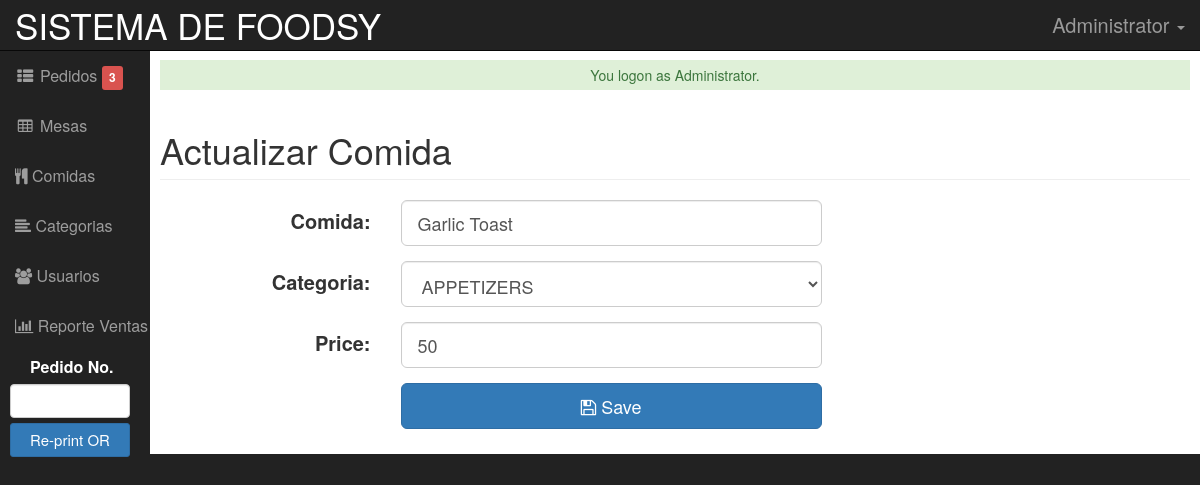
/admin/meals/index.php?view=edit&id=2017-M-011 (signed in), run on the app's committed database.
### tables this page shows
CREATE TABLE IF NOT EXISTS `tbltitle` (
  `TItleID` int(11) NOT NULL AUTO_INCREMENT,
  `Title` text NOT NULL,
  `Subtitle` text NOT NULL,
  PRIMARY KEY (`TItleID`)
);

CREATE TABLE IF NOT EXISTS `tblmeals` (
  `MEALID` varchar(30) NOT NULL,
  `MEALS` varchar(255) NOT NULL,
  `CATEGORIES` varchar(90) NOT NULL,
  `PRICE` double NOT NULL,
  `CATEGORYID` int(11) NOT NULL,
  `MEALPHOTO` varchar(90) NOT NULL,
  PRIMARY KEY (`MEALID`)
);

CREATE TABLE IF NOT EXISTS `tblcategory` (
  `CATEGORYID` int(11) NOT NULL AUTO_INCREMENT,
  `CATEGORY` varchar(90) NOT NULL,
  PRIMARY KEY (`CATEGORYID`)
);

### admin/meals/index.php (called while the page is built, shortened)
<?php
require_once("../../include/initialize.php");
require_once ("../theme/templates.php");
?>

### include/database.php (called while the page is built, shortened)
<?php
class Database {
	var $sql_string = '';
	private $conn;
	public function open_connection() {
		$this->conn = mysqli_connect(server,user,pass);
		if(!$this->conn){
			echo "Problem in database connection! Contact administrator!";
			exit();
		}else{
			$db_select = mysqli_select_db($this->conn,database_name);
		}
	}
	function setQuery($sql='') {
		$this->sql_string=$sql;
	}
	function executeQuery() {
		$result = mysqli_query($this->conn,$this->sql_string);
		return $result;
	}
	private function confirm_query($result) {
		return $result;
	}
	function loadSingleResult() {
		$cur = $this->executeQuery();
		while ($row = mysqli_fetch_object($cur)) {
		return $data = $row;
		}
	}
	public function num_rows($result_set) {
		return mysqli_num_rows($result_set);
	}
}
$mydb = new Database();
?>

### include/function.php (called while the page is built, shortened)
<?php
function currentpage(){
		$this_page = $_SERVER['SCRIPT_NAME'];
	    $bits = explode('/',$this_page);
		return $bits[3];
	}
?>

### include/meal.php (called while the page is built, shortened)
<?php
require_once(LIB_PATH.DS.'database.php');
class Meal {
	protected static  $tblname = "tblmeals";
	function single_meal($id=""){
			global $mydb;
			$mydb->setQuery("SELECT * FROM ".self::$tblname."
				Where MEALID= '{$id}' LIMIT 1");
			$cur = $mydb->loadSingleResult();
			return $cur;
	}
}
?>

### include/categories.php (called while the page is built, shortened)
<?php
require_once(LIB_PATH.DS.'database.php');
class Category {
	protected static  $tblname = "tblcategory";
	function single_category($id=""){
			global $mydb;
			$mydb->setQuery("SELECT * FROM ".self::$tblname."
				Where CATEGORYID= '{$id}' LIMIT 1");
			$cur = $mydb->loadSingleResult();
			return $cur;
	}
}
?>

### admin/meals/edit.php (the view, shortened to what this page needs)
<?php
  $MEALID = $_GET['id'];
  $menus = New Meal();
  $singlemeal = $menus->single_meal($MEALID);
?>
        <div class="row">
         <div class="col-lg-12">
            <h1 class="page-header">Actualizar Comida</h1>
          </div>
       </div>
       <form class="form-horizontal span6" action="controller.php?action=edit" method="POST"  />
             <div class="form-group">
                    <div class="col-md-8">
                      <label style="font-size: 20px;" class="col-md-4 control-label" for=
                      "MEALS">Comida:</label>
                      <div class="col-md-8">
                            <input class="form-control input-lg" id="MEALS" name="MEALS" placeholder=
                            "Meal" type="text" value="<?php echo $singlemeal->MEALS ?>" required>
                      </div>
                    </div>
                  </div>
                  <div class="form-group">
                    <div class="col-md-8">
                      <label style="font-size: 20px;" class="col-md-4 control-label" for=
                      "CATEGORYID">Categoria:</label>
                      <div class="col-md-8">
                       <select class="form-control input-lg" name="CATEGORYID" id="CATEGORYID">
                          <?php
                         $category = New Category();
                          $singlecategory = $category->single_category($singlemeal->CATEGORYID);
                          echo  '<option SELECTED  value='.$singlecategory->CATEGORYID.' >'.$singlecategory->CATEGORY.'</option>';
                          ?>
                        </select>
                      </div>
                    </div>
                  </div>
                  <div class="form-group">
                    <div class="col-md-8">
                       <label style="font-size: 20px;" class="col-md-4 control-label" for=
                      "PRICE">Price:</label>
                      <div class="col-md-8">
                         <input class="form-control input-lg" id="PRICE"  step="any" name="PRICE" placeholder=
                            "&#8369 Price " type="text" value="<?php echo $singlemeal->PRICE?>" required>
                      </div>
                    </div>
                  </div>
             <div class="form-group">
                    <div class="col-md-8">
                      <label class="col-md-4 control-label" for="idno"></label>
                      <div class="col-md-8">
                               <button style="width: 100%;" class="btn  btn-primary btn-lg" name="save" type="submit" ><span class="fa fa-save fw-fa"></span> Save</button>
                  </div>
                    </div>
                  </div>
            </div>

### admin/theme/templates.php (shortened to what this page needs)
<!DOCTYPE html>
<html lang="en">
<head>
    <?php
      $sql = "SELECT * FROM `tbltitle` WHERE TItleID=1";
                 $mydb->setQuery($sql);
    ?>
    <link href="<?php echo web_root; ?>admin/css/bootstrap.min.css" rel="stylesheet">
    <link href="<?php echo web_root; ?>admin/css/sb-admin.css" rel="stylesheet">
    <link href="<?php echo web_root; ?>admin/css/dataTables.bootstrap.css" rel="stylesheet" type="text/css">
    <link href="<?php echo web_root; ?>admin/css/bootstrap-datetimepicker.min.css" rel="stylesheet" type="text/css">
      <link href="<?php echo web_root; ?>css/bootstrap-timepicker.min.css" rel="stylesheet" type="text/css">
    <link href="<?php echo web_root; ?>admin/font-awesome/css/font-awesome.min.css" rel="stylesheet" type="text/css">
    <link href="<?php echo web_root; ?>admin/css/ekko-lightbox.css" rel="stylesheet">
    <link href="<?php echo web_root; ?>css/jquery.treetable.css" rel="stylesheet">
        <link href="<?php echo web_root; ?>css/jquery.treetable.theme.default.css" rel="stylesheet">
</head>
  <?php
  $query = "SELECT SUM(TOTALPAYMENT) AS 'SALES' FROM `tblpayments`
             WHERE  DATE(TRANSDATE) =CURDATE()";
        $mydb->setQuery($query);
   $query = "SELECT * FROM `tblorders`
             WHERE  STATUS='Pending' GROUP BY ORDERNO ";
        $mydb->setQuery($query);
        $cur = $mydb->executeQuery();
        $maxrow = $mydb->num_rows($cur);
                $sql = "SELECT * FROM `tbltitle` WHERE TItleID=1";
                 $mydb->setQuery($sql);
                $viewTitle = $mydb->loadSingleResult();
?>
<body>
<div id="wrapper">
        <nav class="navbar navbar-inverse navbar-fixed-top" role="navigation">
            <div class="navbar-header">
                <?php
                if ($_SESSION['ADMIN_ROLE']=='Administrator') {
             ?>
                <a class="navbar-brand" href="../changetitle.php" style="font-size: 35px;" data-toggle="lightbox" data-title="Change Title"><?php
                echo $viewTitle->Title;;
            ?> </a>
          <?php }else if($_SESSION['ADMIN_ROLE']=='Cashier'){ ?>
                <a class="navbar-brand"><?php
                echo $viewTitle->Title;;
            ?> </a>
        <?php    } ?>
            </div>
            <ul class="nav navbar-right top-nav">
                <li class="dropdown">
                    <a href="#" class="dropdown-toggle" style="font-size: 20px;" data-toggle="dropdown"><i class="fa fa-user-o"></i> <?php echo $_SESSION['ADMIN_FULLNAME']; ?> <b class="caret"></b></a>
                </li>
            </ul>
            <div class="collapse navbar-collapse navbar-ex1-collapse">
                <ul class="nav navbar-nav side-nav">
<?php if ($_SESSION['ADMIN_ROLE']=='Cashier' || $_SESSION['ADMIN_ROLE']=='Administrator') { ?>
                    <li class="<?php echo ($_GET['view']== 'POS' || $_GET['view']== 'addmeal') ? "active" : false;?>">
                        <a href="<?php echo web_root; ?>admin/orders/index.php?view=POS"><i class="fa fa-fw fa-th-list"></i> Pedidos <div id="notif" class="label label-danger"><?php echo $maxrow; ?></div></a>
                    </li>
<?php } ?>
<?php if ($_SESSION['ADMIN_ROLE']=='Administrator'  || $_SESSION['ADMIN_ROLE']=='Cashier') { ?>
                    <li class="<?php echo (currentpage() == 'table') ? "active" : false;?>">
                        <a href="<?php echo web_root; ?>admin/table/"><i class="fa fa-fw fa-table"></i> Mesas</a>
                    </li>
<?php } ?>
<?php if ($_SESSION['ADMIN_ROLE']=='Administrator'  || $_SESSION['ADMIN_ROLE']=='Cashier') { ?>
                    <li class="<?php echo (currentpage() == 'meals') ? "active" : false;?>">
                        <a href="<?php echo web_root; ?>admin/meals/"><i class="fa fa-cutlery"></i> Comidas</a>
                    </li>
                    <li class="<?php echo (currentpage() == 'category') ? "active" : false;?>">
                        <a href="<?php echo web_root; ?>admin/category/"><i class="fa fa-align-left"></i> Categorias</a>
                    </li>
<?php } ?>
<?php if ($_SESSION['ADMIN_ROLE']=='Administrator' || $_SESSION['ADMIN_ROLE']=='Admin') {?>
                    <li class="<?php echo (currentpage() == 'user') ? "active" : false;?>">
                        <a href="<?php echo web_root; ?>admin/user/"><i class="fa fa-users"></i> Usuarios</a>
                    </li>
<?php } ?>
<?php if ($_SESSION['ADMIN_ROLE']=='Administrator') { ?>
                    <li class="<?php echo (currentpage() == 'report') ? "active" : false;?>">
                        <a href="<?php echo web_root; ?>admin/report/"><i class="fa fa-bar-chart"></i> Reporte Ventas</a>
                    </li>
<?php } ?>
<?php if ($_SESSION['ADMIN_ROLE']=='Administrator'  || $_SESSION['ADMIN_ROLE']=='Cashier') { ?>
                    <li>
                      <form target="_blank" action="<?php echo web_root;?>admin/orders/reprint.php" method="POST">
                        <label style="margin-left: 30px;color: #fff;margin-top: 5px;">Pedido No.</label><br/>
                        <input class="form-control" type="" name="orderno" style="width: 120px; color: black; margin-left: 10px;margin-bottom: 5px; font-weight: bold; font-size: 15px; text-align: center;">
                        <input type="submit" name="Re-print" value="Re-print OR" style="width: 120px;margin-left: 10px; font-size: 15px;" class="btn btn-primary btn-sm">
                      </form>
                    </li>
<?php } ?>
                </ul>
            </div>
        </nav>
        <div id="page-wrapper">
            <div class="container-fluid">
               <div class="row" >
                  <?php require_once $content; ?>
              </div>
            </div>
        </div>
</body>
</html>

### admin/css/sb-admin.css (style rules this page uses)
body { margin-top: 100px; background-color: #222; }
@media (min-width:768px) { body { margin-top: 50px; } }
#wrapper { padding-left: 0; }
#page-wrapper { width: 100%; padding: 0; background-color: #fff; }
@media (min-width:768px) { #wrapper { padding-left: 150px; } }
@media (min-width:768px) { #page-wrapper { padding: 10px; } }
.top-nav { padding: 0 15px; }
.top-nav>li { display: inline-block; float: left; }
.top-nav>li>a { padding-top: 15px; padding-bottom: 15px; line-height: 20px; color: #999; }
@media (min-width:768px) { .side-nav { position: fixed; top: 51px; width: 150px; border: none; border-radius: 0; overflow-y: auto; background-color: #222; bottom: 0; overflow-x: hidden; padding-bottom: 40px; } }
@media (min-width:768px) { .side-nav>li>a { width: 200px; } }

### admin/theme/templates.php (style rules this page uses)
.nav { font-size: 16px; }

### data on the page
tbltitle: Title "SISTEMA DE FOODSY"
tblmeals: MEALS "Garlic Toast", PRICE "50"
tblcategory: CATEGORYID "APPETIZERS"

### other printed values
$_SESSION['ADMIN_FULLNAME'] "Administrator"
$maxrow "3"
$_SESSION['message'] "You logon as Administrator."
